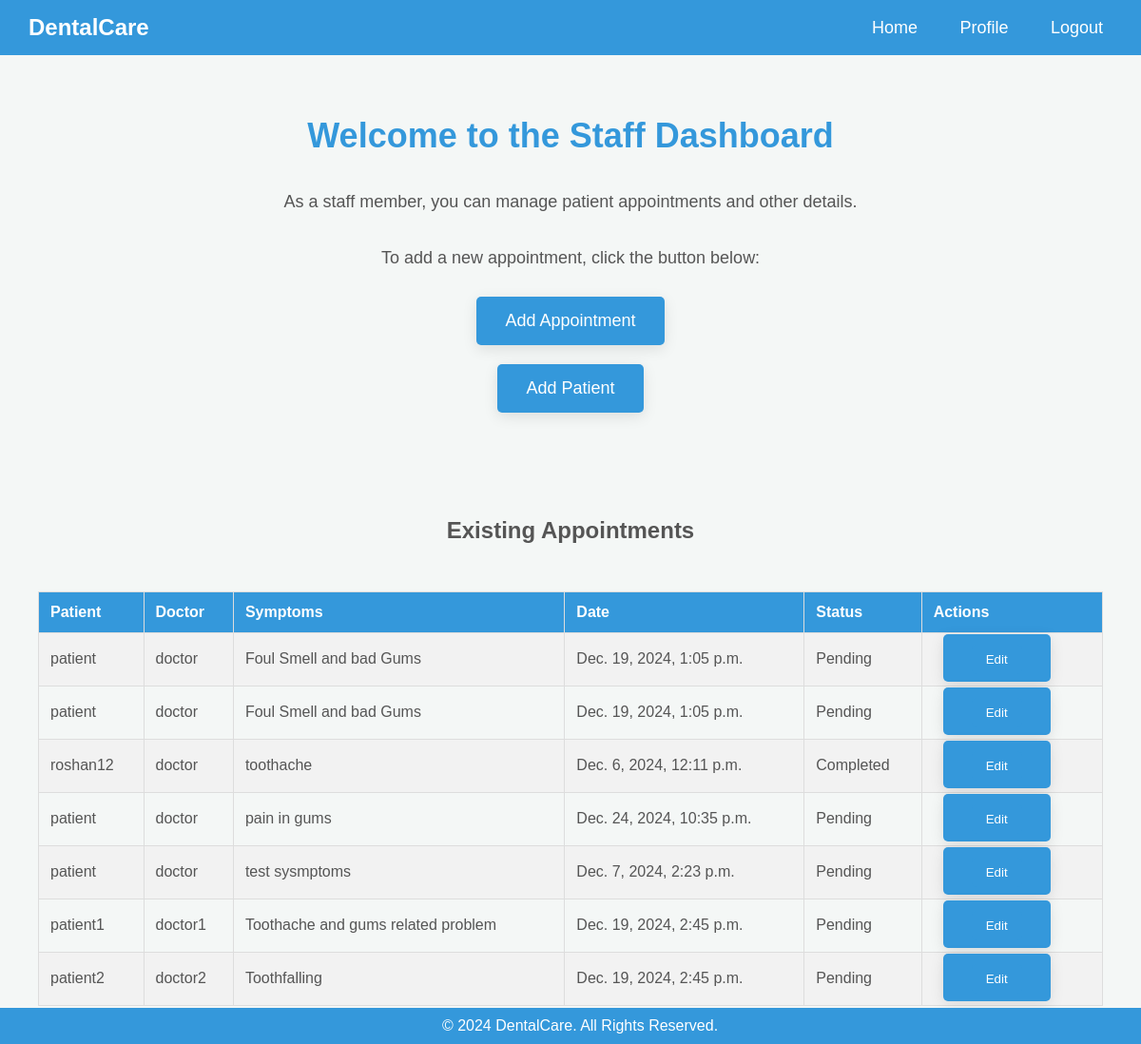
/staff/staff_dashboard_home/ (signed in), run on an earlier commit of the app's database.
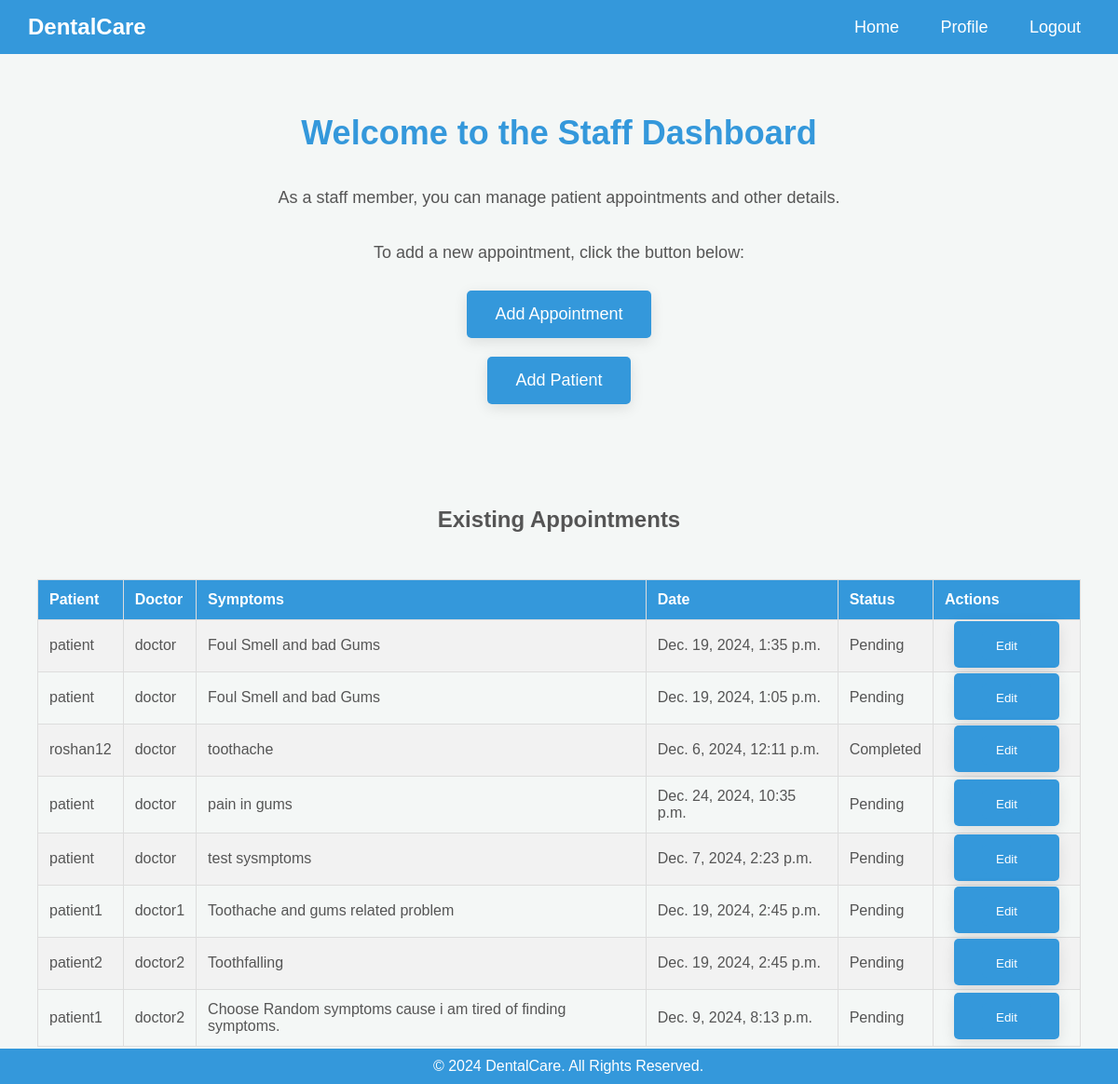
And on a later commit of the database.
### appointment/models.py (models this page shows, shortened)
class Appointment(models.Model):
    class Status(models.TextChoices):
        PENDING = "Pending", "Pending"
        RESCHEDULED = "Rescheduled", "Rescheduled"
        COMPLETED = "Completed", "Completed"
    patient = models.ForeignKey(
        settings.AUTH_USER_MODEL,
        on_delete=models.CASCADE,
        limit_choices_to={'role': MyUser.Role.PATIENT},
        related_name="appointments"
    )
    doctor = models.ForeignKey(
        settings.AUTH_USER_MODEL,
        on_delete=models.SET_NULL,
        limit_choices_to={'role': MyUser.Role.DOCTOR},
        related_name="assigned_appointments",
        null=True,
        blank=True
    )
    created_by = models.ForeignKey(
        settings.AUTH_USER_MODEL,
        on_delete=models.CASCADE,
        limit_choices_to={'role': MyUser.Role.ADMIN},
        related_name="created_appointments"
    )
    symptoms = models.TextField()
    date = models.DateTimeField()
    status = models.CharField(
        max_length=20,
        choices=Status.choices,
        default=Status.PENDING
    )
    created_at = models.DateTimeField(auto_now_add=True)
    updated_at = models.DateTimeField(auto_now=True)

### userauth/models.py (models this page shows, shortened)
class MyUser(AbstractBaseUser, PermissionsMixin):
    class Role(models.TextChoices):
        ADMIN = "ADMIN", "Admin"
        DOCTOR = "DOCTOR", "Doctor"
        PATIENT = "PATIENT", "Patient"
    profilepicture= models.ImageField(upload_to='profile_pictures/', blank=True, null=True)
    role=models.CharField(max_length=40, choices=Role.choices, default=Role.PATIENT)
    username= models.CharField(max_length=40, unique=True)
    email= models.EmailField(max_length=225, unique=True,db_index=True )
    is_verified = models.BooleanField(default=False)
    is_active = models.BooleanField(default=True)
    is_staff = models.BooleanField(default=False)
    created_at = models.TimeField(auto_now_add=True) #auto_now_add gives starting time
    updated_at = models.TimeField(auto_now=True)  #auto now gives updated time
    USERNAME_FIELD = 'email'
    REQUIRED_FIELDS = ['username']
    objects= UserManager()

### staff/views.py (the view)
# urls.py: urlpatterns=[path('staff_dashboard_home/', StaffDashboard.as_view(), name='staffdashboardhome'),
class StaffDashboard(View):
    template_name = 'staff/staff_dashboard.html'
    def get(self, request):
        if request.user.role != MyUser.Role.ADMIN:
            return redirect('staffdashboardhome')
        appointments = Appointment.objects.all()
        patients = MyUser.objects.filter(role=MyUser.Role.PATIENT)
        doctors = MyUser.objects.filter(role=MyUser.Role.DOCTOR)
        return render(request, self.template_name, {
            'appointments': appointments,
            'patients': patients,
            'doctors': doctors
        })

### staff/Templates/staff/staff_dashboard.html (shortened to what this page needs)
<!DOCTYPE html>
<html lang="en">
<head>
</head>
<body>
    <div class="navbar">
        <div class="logo">DentalCare</div>
        <div>
            <a href="#">Home</a>
            <a href="#">Profile</a>
            <a href="{% url 'logout' %}">Logout</a>
        </div>
    </div>
    <div class="dashboard-container">
        <h1>Welcome to the Staff Dashboard</h1>
        <p>As a staff member, you can manage patient appointments and other details.</p>
        <p>To add a new appointment, click the button below:</p>
        <a href="{% url 'patientappointment' %}">Add Appointment</a>
        <a href="">Add Patient</a>
    </div>
    <div class="dashboard-container">
        <h2>Existing Appointments</h2>
        <table>
            <tr>
                <th>Patient</th>
                <th>Doctor</th>
                <th>Symptoms</th>
                <th>Date</th>
                <th>Status</th>
                <th>Actions</th>
            </tr>
            {% for appointment in appointments %}
                <tr>
                    <td>{{ appointment.patient.username }}</td>
                    <td>
                        {% if appointment.doctor %}
                            {{ appointment.doctor.username }}
                        {% else %}
                            Unassigned
                        {% endif %}
                    </td>
                    <td>{{ appointment.symptoms }}</td>
                    <td>{{ appointment.date }}</td>
                    <td>{{ appointment.status }}</td>
                    <td>
                        <a href="{% url 'updateappointment' appointment.id %}">
                            <button>Edit</button>
                        </a>
                    </td>
                </tr>
            {% endfor %}
        </table>
    </div>
    <div class="footer">
        &copy; 2024 DentalCare. All Rights Reserved.
    </div>
</body>
</html>

What changed in the data, as far as the page shows it:
changed Appointment: date "Dec. 19, 2024, 1:05 p.m." → "Dec. 19, 2024, 1:35 p.m."
added Appointment: patient.username "patient1", doctor.username "doctor2", symptoms "Choose Random symptoms cause i am tired of finding symptoms.", date "Dec. 9, 2024, 8:13 p.m.", status "Pending"
